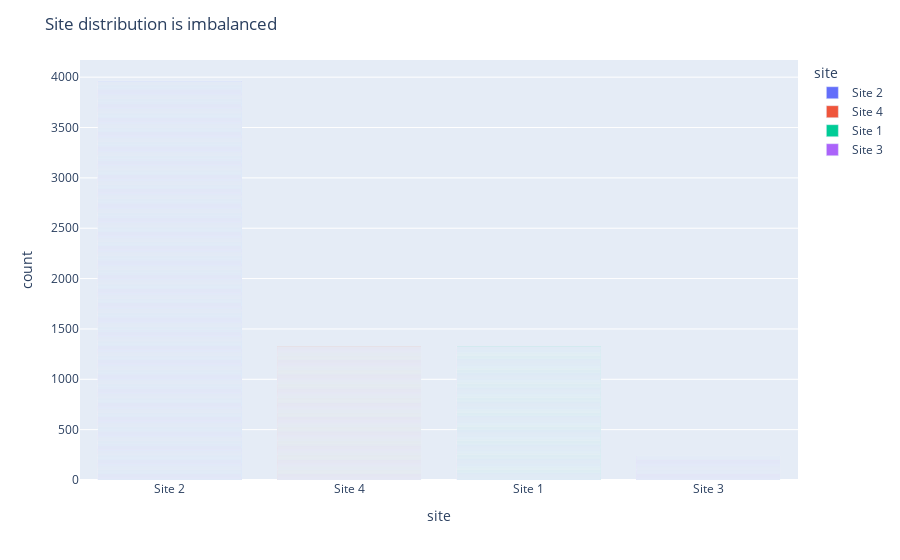
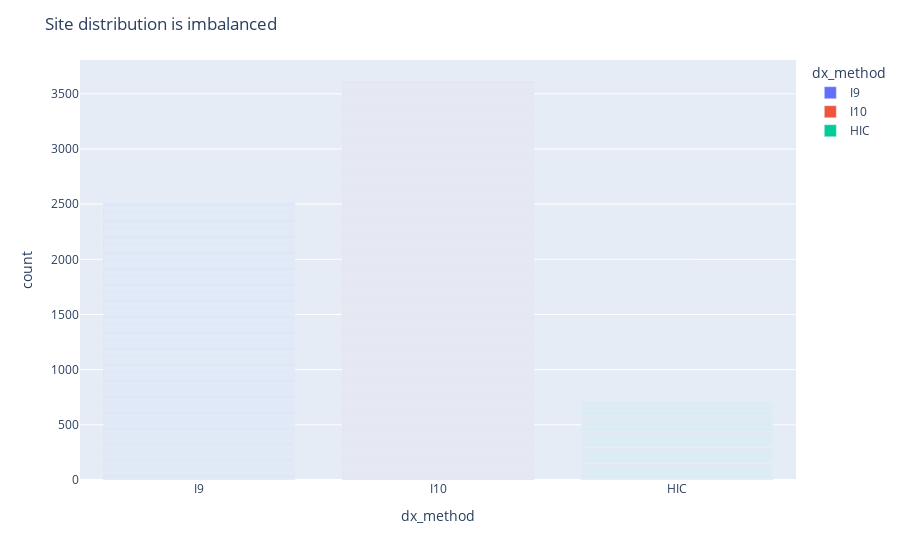

The cell these charts' notebook holds for them, in order:
### Markdown cell above
It can be seen from the above distribution between genders that females are more prone to having these health problems than males.

### Code cell
# PLotting a distribution of categorical variables.
cols = ['site', 'dx_method', 'condition']

fig = px.bar(prospective_study_df, x=cols[0], color=cols[0])
fig.update_layout(title="Site distribution is imbalanced")
fig.show()

fig = px.bar(prospective_study_df, x=cols[1], color=cols[1])
fig.update_layout(title="Site distribution is imbalanced")
fig.show()

### Figure 1 — Plotly figure (JSON) as saved in the notebook; plotly's stock layout.template omitted (floating-point values rounded to 4 significant figures; data arrays with more than 128 entries replaced by an {"elided": "..."} marker saying what was removed)
{"data": [{"alignmentgroup": "True", "hovertemplate": "site=%{x}<br>count=%{y}<extra></extra>", "legendgroup": "Site 2", "marker": {"color": "#636efa", "pattern": {"shape": ""}}, "name": "Site 2", "offsetgroup": "Site 2", "orientation": "v", "showlegend": true, "textposition": "auto", "type": "bar", "x": {"elided": "3962 str values"}, "xaxis": "x", "y": {"elided": "3962 int values"}, "yaxis": "y"}, {"alignmentgroup": "True", "hovertemplate": "site=%{x}<br>count=%{y}<extra></extra>", "legendgroup": "Site 4", "marker": {"color": "#EF553B", "pattern": {"shape": ""}}, "name": "Site 4", "offsetgroup": "Site 4", "orientation": "v", "showlegend": true, "textposition": "auto", "type": "bar", "x": {"elided": "1325 str values"}, "xaxis": "x", "y": {"elided": "1325 int values"}, "yaxis": "y"}, {"alignmentgroup": "True", "hovertemplate": "site=%{x}<br>count=%{y}<extra></extra>", "legendgroup": "Site 1", "marker": {"color": "#00cc96", "pattern": {"shape": ""}}, "name": "Site 1", "offsetgroup": "Site 1", "orientation": "v", "showlegend": true, "textposition": "auto", "type": "bar", "x": {"elided": "1325 str values"}, "xaxis": "x", "y": {"elided": "1325 int values"}, "yaxis": "y"}, {"alignmentgroup": "True", "hovertemplate": "site=%{x}<br>count=%{y}<extra></extra>", "legendgroup": "Site 3", "marker": {"color": "#ab63fa", "pattern": {"shape": ""}}, "name": "Site 3", "offsetgroup": "Site 3", "orientation": "v", "showlegend": true, "textposition": "auto", "type": "bar", "x": {"elided": "234 str values"}, "xaxis": "x", "y": {"elided": "234 int values"}, "yaxis": "y"}], "layout": {"barmode": "relative", "legend": {"title": {"text": "site"}, "tracegroupgap": 0}, "margin": {"t": 60}, "title": {"text": "Site distribution is imbalanced"}, "xaxis": {"anchor": "y", "categoryarray": ["Site 2", "Site 4", "Site 1", "Site 3"], "categoryorder": "array", "domain": [0, 1], "title": {"text": "site"}}, "yaxis": {"anchor": "x", "domain": [0, 1], "title": {"text": "count"}}}}

### Figure 2 — Plotly figure (JSON) as saved in the notebook; plotly's stock layout.template omitted (floating-point values rounded to 4 significant figures; data arrays with more than 128 entries replaced by an {"elided": "..."} marker saying what was removed)
{"data": [{"alignmentgroup": "True", "hovertemplate": "dx_method=%{x}<br>count=%{y}<extra></extra>", "legendgroup": "I9", "marker": {"color": "#636efa", "pattern": {"shape": ""}}, "name": "I9", "offsetgroup": "I9", "orientation": "v", "showlegend": true, "textposition": "auto", "type": "bar", "x": {"elided": "2518 str values"}, "xaxis": "x", "y": {"elided": "2518 int values"}, "yaxis": "y"}, {"alignmentgroup": "True", "hovertemplate": "dx_method=%{x}<br>count=%{y}<extra></extra>", "legendgroup": "I10", "marker": {"color": "#EF553B", "pattern": {"shape": ""}}, "name": "I10", "offsetgroup": "I10", "orientation": "v", "showlegend": true, "textposition": "auto", "type": "bar", "x": {"elided": "3616 str values"}, "xaxis": "x", "y": {"elided": "3616 int values"}, "yaxis": "y"}, {"alignmentgroup": "True", "hovertemplate": "dx_method=%{x}<br>count=%{y}<extra></extra>", "legendgroup": "HIC", "marker": {"color": "#00cc96", "pattern": {"shape": ""}}, "name": "HIC", "offsetgroup": "HIC", "orientation": "v", "showlegend": true, "textposition": "auto", "type": "bar", "x": {"elided": "712 str values"}, "xaxis": "x", "y": {"elided": "712 int values"}, "yaxis": "y"}], "layout": {"barmode": "relative", "legend": {"title": {"text": "dx_method"}, "tracegroupgap": 0}, "margin": {"t": 60}, "title": {"text": "Site distribution is imbalanced"}, "xaxis": {"anchor": "y", "categoryarray": ["I9", "I10", "HIC"], "categoryorder": "array", "domain": [0, 1], "title": {"text": "dx_method"}}, "yaxis": {"anchor": "x", "domain": [0, 1], "title": {"text": "count"}}}}
